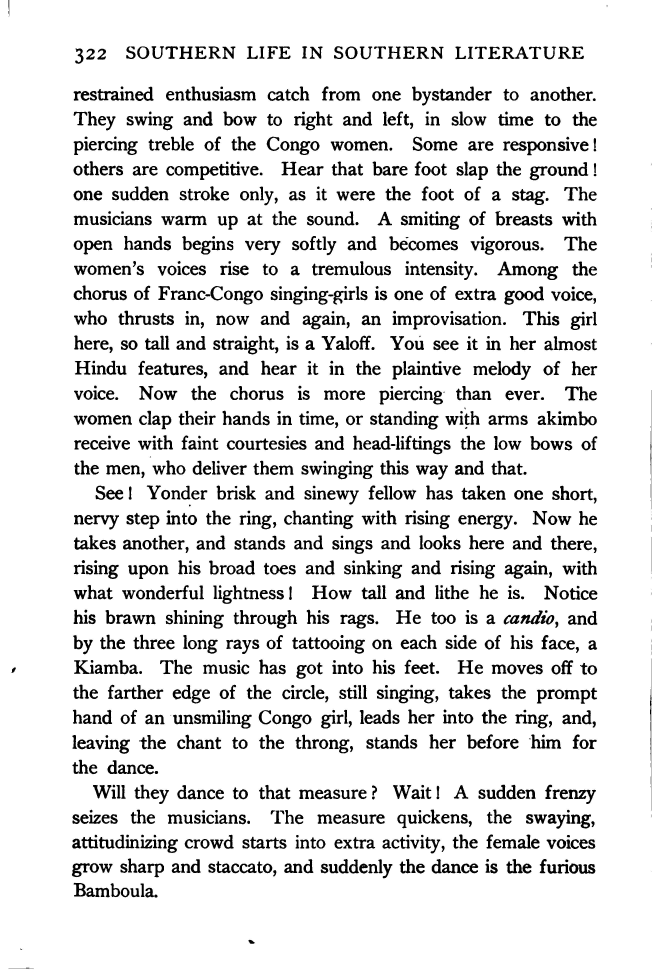
#> input picture assets/3.jpg, 2642 x 3918 px (shown at 1/4 size)
$ python image_text.py
#> lines starting #> are read from the running program, lines starting #| are printed output that depends on the picture
import cv2
import pytesseract
pytesseract.pytesseract.tesseract_cmd=\
    (r"C:\Program Files\Tesseract-OCR\tesseract.exe")
img = cv2.imread('assets/3.jpg')
#> img is the input picture: shape (3918, 2642, 3); min 0, max 255, mean 226.9
img = cv2.resize(img, (600, 800))
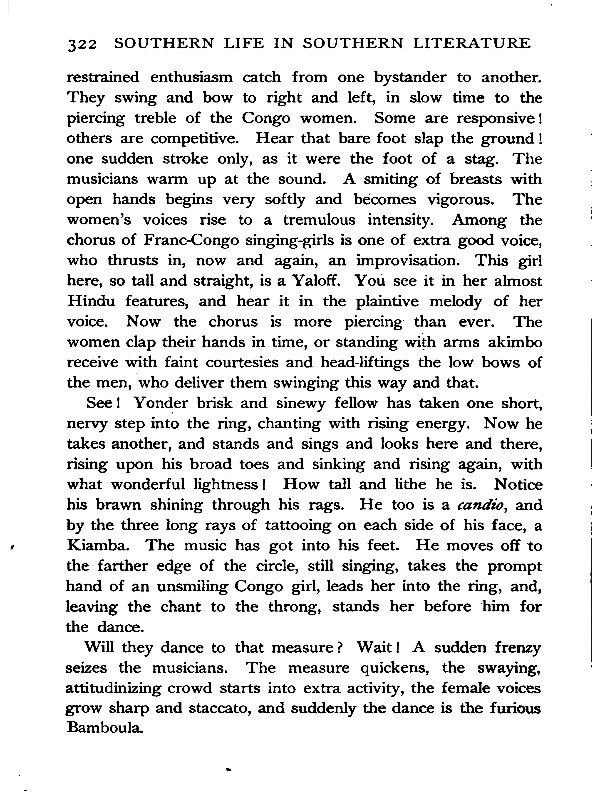
#> img: shape (800, 600, 3); min 0, max 255, mean 226.9
img = cv2.cvtColor(img, cv2.COLOR_BGR2RGB)
#> (the run stopped early here; a loop or call above may not have finished)

$ run again, with assets/4.jpg copied over assets/3.jpg
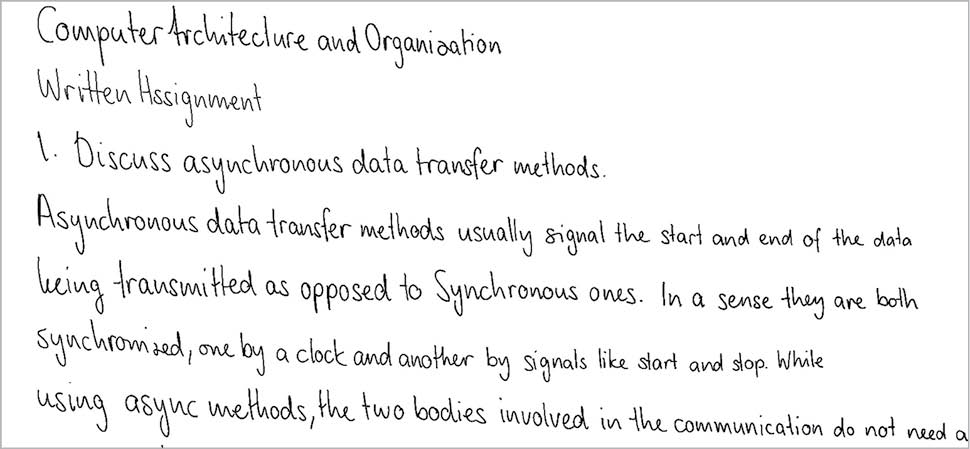
#> input picture assets/4.jpg, 970 x 449 px
#> img is the input picture: shape (449, 970, 3); mean B, G, R 243, 242.9, 242.9
#> `img = cv2.resize(img, (600, 800))`:
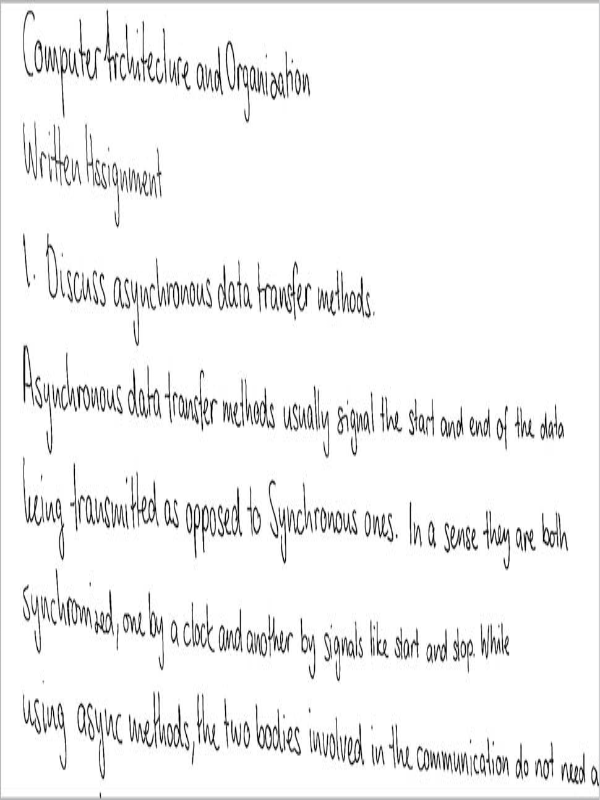
#> img: shape (800, 600, 3); mean B, G, R 243, 243, 243

$ run again, with assets/1.png saved as assets/3.jpg
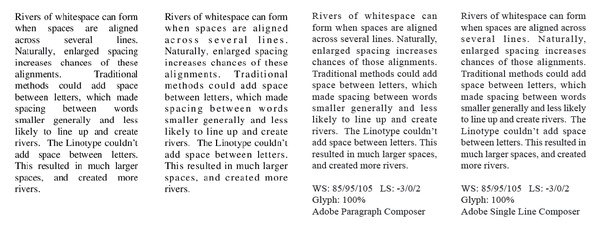
#> input picture assets/1.png, 602 x 232 px
#> img is the input picture: shape (232, 602, 3); mean B, G, R 232.9, 232.8, 232.8
#> `img = cv2.resize(img, (600, 800))`:
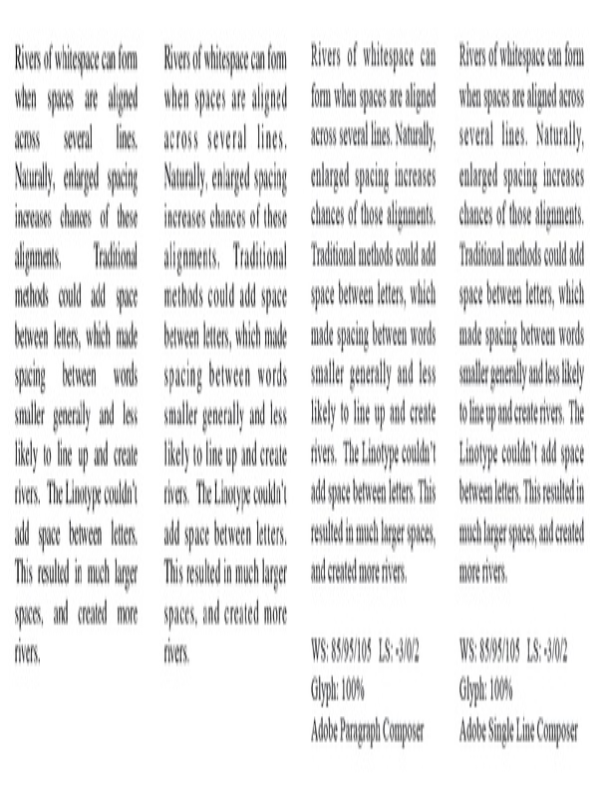
#> img: shape (800, 600, 3); mean B, G, R 232.9, 232.7, 232.7

$ run again, with assets/2.png saved as assets/3.jpg
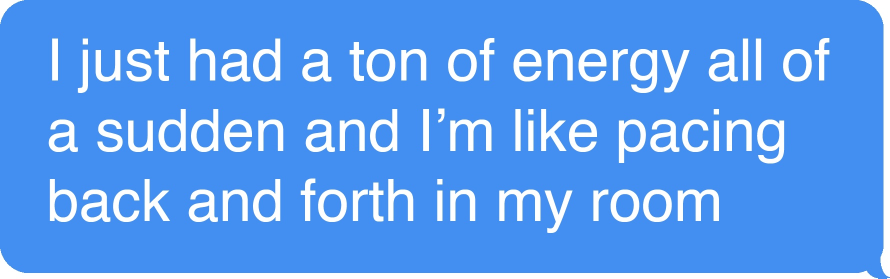
#> input picture assets/2.png, 1779 x 557 px (shown at 1/2 size)
#> img is the input picture: shape (557, 1779, 3); mean B, G, R 242, 158, 92.4
#> `img = cv2.resize(img, (600, 800))`:
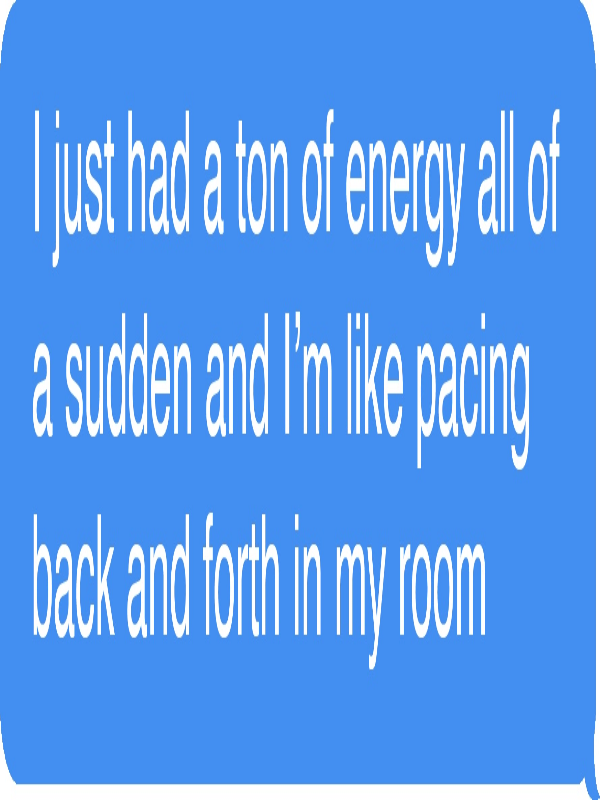
#> img: shape (800, 600, 3); mean B, G, R 241.9, 157.9, 92.3
